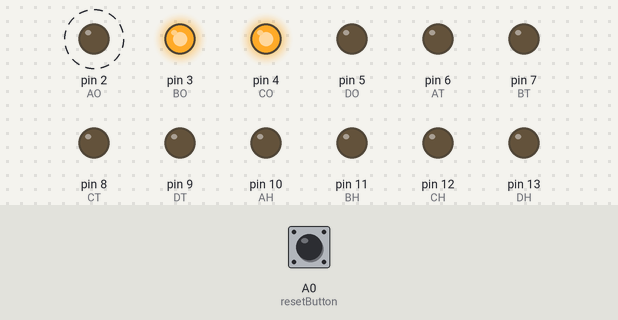
Simulated run of this sketch. Board: Arduino Uno, built with avr-gcc and run on an emulated ATmega328P. Parts: output pins drawn as LEDs (lit = HIGH). Dashed ring = blinking. The inputs (shaded band) are chosen by the test bench; at power-on: A0 (resetButton) HIGH.

Above: at 6.9 s.
7.0 s: A0 (resetButton) pulled LOW for 1.2 s
At 7.7 s:
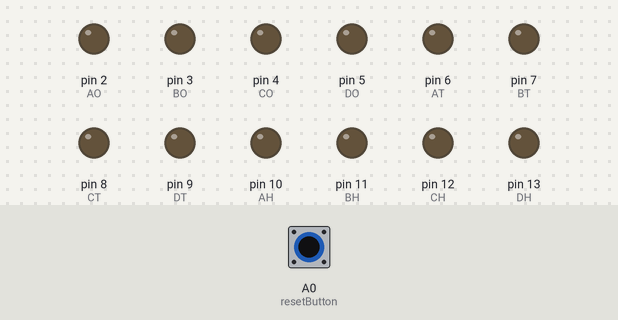
At 9.8 s:
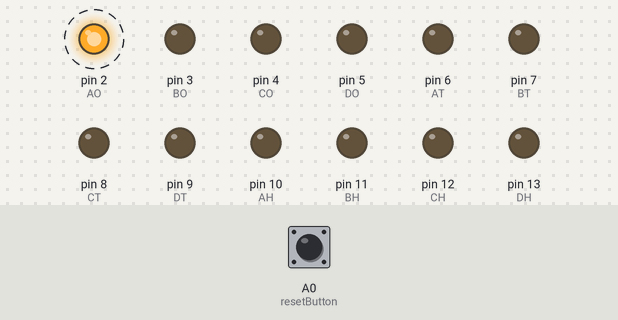
12.3 s: A0 (resetButton) pulled LOW for 3.2 s
At 35.8 s:
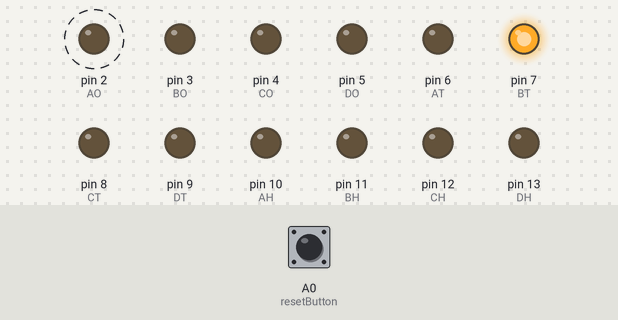
Timing chart, 0 to 36.5 s (numbered marks = the images above; inputs shaded):
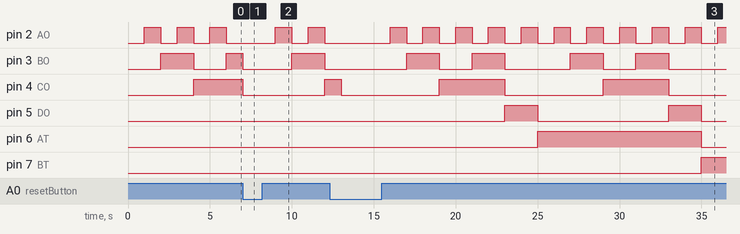

The sketch:

code.ino
```cpp
// Rename BCD pins for Hundreds, Tens, Ones
int AH = 10, BH = 11, CH = 12, DH = 13;     // Hundreds
int AT = 6,  BT = 7,  CT = 8,  DT = 9;      // Tens
int AO = 2,  BO = 3,  CO = 4,  DO = 5;      // Ones

int resetButton = A0;   // Reset button pin
int count = 0;

void setup() {
  // Set all BCD pins as output
  pinMode(AH, OUTPUT); pinMode(BH, OUTPUT); pinMode(CH, OUTPUT); pinMode(DH, OUTPUT);
  pinMode(AT, OUTPUT); pinMode(BT, OUTPUT); pinMode(CT, OUTPUT); pinMode(DT, OUTPUT);
  pinMode(AO, OUTPUT); pinMode(BO, OUTPUT); pinMode(CO, OUTPUT); pinMode(DO, OUTPUT);

  pinMode(resetButton, INPUT_PULLUP);  // Reset button with internal pull-up
}

void loop() {
  // Check reset button (active LOW)
  if (digitalRead(resetButton) == LOW) {
     // Debounce

      count = 0; // Reset count
    }


  // Display current count
  displayNumber(count);

  // Increment counter every second
  delay(1000);
  count++;
  if (count > 999) count = 0; // Reset after 999
}

// Function to split number into digits and display
void displayNumber(int num) {
  int hundreds = num / 100;
  int tens = (num / 10) % 10;
  int ones = num % 10;

  displayBCD(hundreds, AH, BH, CH, DH);
  displayBCD(tens, AT, BT, CT, DT);
  displayBCD(ones, AO, BO, CO, DO);
}

// Function to output BCD for a digit
void displayBCD(int digit, int A, int B, int C, int D) {
  digitalWrite(A, digit & 0x01);
  digitalWrite(B, (digit >> 1) & 0x01);
  digitalWrite(C, (digit >> 2) & 0x01);
  digitalWrite(D, (digit >> 3) & 0x01);
}
```

Measured:
- after the input at 7.0 s, pin 4 (CO): HIGH → LOW after 0.00 s instead of 1.0 s; pin 5 (DO): stays LOW (without the input it goes to HIGH after 1.0 s); pin 6 (AT): stays LOW (without the input it goes to HIGH after 3.0 s)
- after the input at 12.3 s, pin 7 (BT): LOW → HIGH after 22.7 s instead of 15.7 s
- by itself, pin 2 (AO): alternates HIGH for 1.0 s and LOW for 1.0 s
